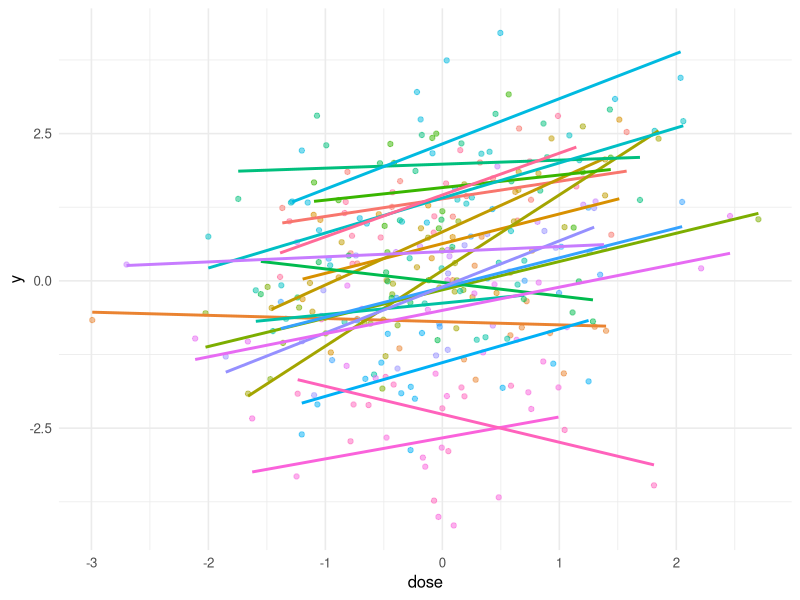
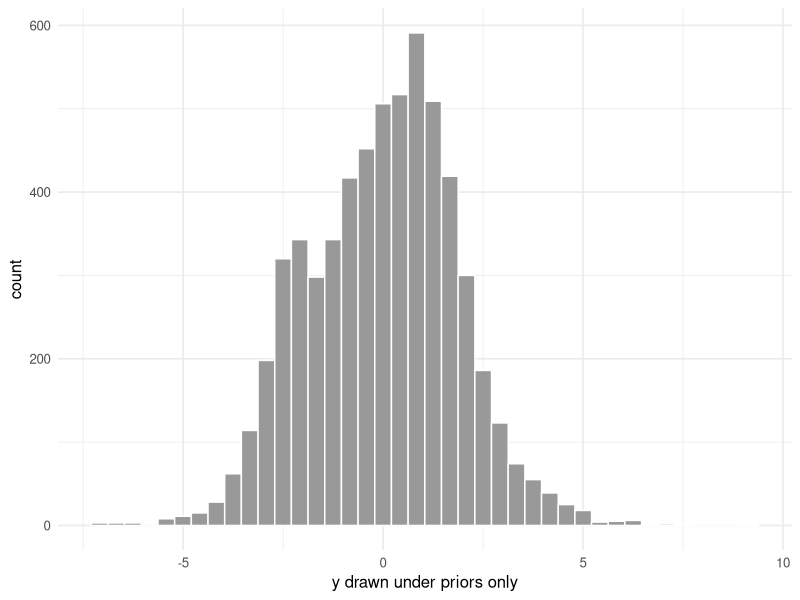

Reproduce these figures in R, in order.
## ---- chunk 1
#| label: setup
library(tidyverse)
library(lme4)
set.seed(42)
theme_set(theme_minimal(base_size = 12))
## ---- chunk 2
n_centre <- 20; per_centre <- 15
centre <- rep(seq_len(n_centre), each = per_centre)
alpha0 <- rnorm(n_centre, 0, 1)
beta0  <- rnorm(n_centre, 0.5, 0.3)
dose <- rnorm(n_centre * per_centre)
y <- alpha0[centre] + beta0[centre] * dose + rnorm(n_centre * per_centre, 0, 0.7)
d <- tibble(y = y, dose = dose, centre = factor(centre))
ggplot(d, aes(dose, y, colour = centre)) +
  geom_point(alpha = 0.5) + geom_smooth(method = "lm", se = FALSE) +
  theme(legend.position = "none")
## ---- chunk 3
fit_lmer_ri  <- lmer(y ~ dose + (1 | centre), data = d)
fit_lmer_rs  <- lmer(y ~ dose + (dose | centre), data = d)
summary(fit_lmer_rs)$varcor
anova(fit_lmer_ri, fit_lmer_rs)
## ---- chunk 4
prior_sim <- replicate(20, {
  a <- rnorm(1, 0, 1); b <- rnorm(1, 0, 1); sd_a <- abs(rnorm(1, 0, 1))
  a + b * dose + rnorm(length(dose), 0, sd_a)
})
ggplot(tibble(y = as.numeric(prior_sim)), aes(y)) +
  geom_histogram(bins = 40, fill = "grey60", colour = "white") +
  labs(x = "y drawn under priors only", y = "count")
## ---- chunk 5
fixef_lmer <- fixef(fit_lmer_rs)
fixef_lmer
## ---- chunk 6
sessionInfo()
